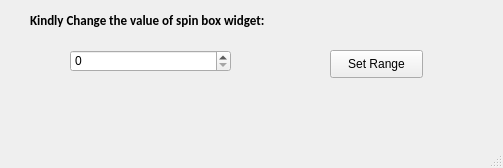
<?xml version="1.0" encoding="UTF-8"?>
<ui version="4.0">
 <class>MainWindow</class>
 <widget class="QMainWindow" name="MainWindow">
  <property name="geometry">
   <rect>
    <x>0</x>
    <y>0</y>
    <width>503</width>
    <height>168</height>
   </rect>
  </property>
  <property name="windowTitle">
   <string>SpinBox_eg1</string>
  </property>
  <widget class="QWidget" name="centralwidget">
   <widget class="QSpinBox" name="spinBox">
    <property name="geometry">
     <rect>
      <x>70</x>
      <y>50</y>
      <width>161</width>
      <height>22</height>
     </rect>
    </property>
   </widget>
   <widget class="QLabel" name="label">
    <property name="geometry">
     <rect>
      <x>30</x>
      <y>10</y>
      <width>341</width>
      <height>20</height>
     </rect>
    </property>
    <property name="font">
     <font>
      <family>Calibri</family>
      <pointsize>10</pointsize>
      <weight>75</weight>
      <bold>true</bold>
     </font>
    </property>
    <property name="text">
     <string>Kindly Change the value of spin box widget:</string>
    </property>
   </widget>
   <widget class="QLabel" name="mylbl2">
    <property name="geometry">
     <rect>
      <x>30</x>
      <y>100</y>
      <width>341</width>
      <height>20</height>
     </rect>
    </property>
    <property name="font">
     <font>
      <family>Calibri</family>
      <pointsize>10</pointsize>
      <weight>75</weight>
      <bold>true</bold>
     </font>
    </property>
    <property name="text">
     <string/>
    </property>
   </widget>
   <widget class="QPushButton" name="mybtn">
    <property name="geometry">
     <rect>
      <x>330</x>
      <y>50</y>
      <width>93</width>
      <height>28</height>
     </rect>
    </property>
    <property name="text">
     <string>Set Range</string>
    </property>
   </widget>
  </widget>
  <widget class="QStatusBar" name="statusbar"/>
 </widget>
 <resources/>
 <connections/>
</ui>
